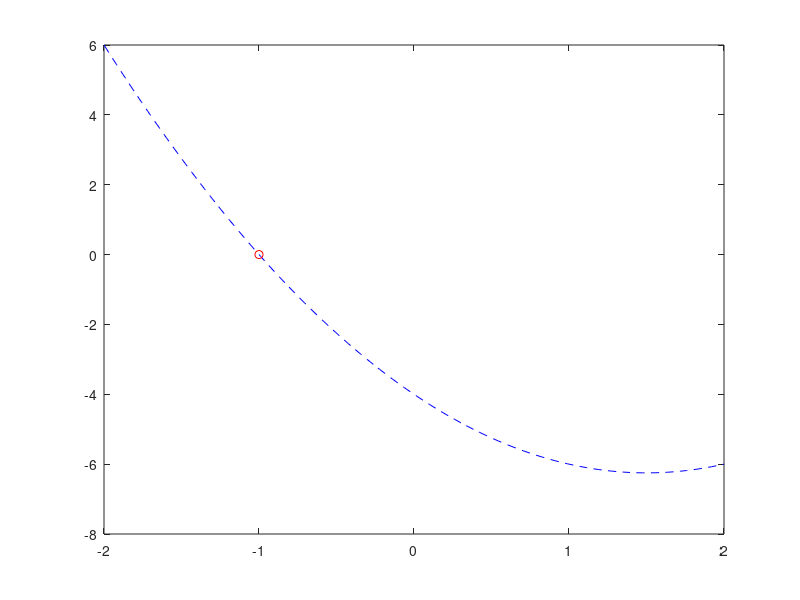

Source code (MATLAB): (Note: this script raises an error after producing the figure.)
clear all; clc; close all;
% fzero comando matlab parte con bisezione, 
% quando ha ridotto un po' l'intervallo parte con delle secanti.
% a volte localmente approssima la funzione con delle parabole.
% va in errore se la funzione non cambia segno in un intorno del punto
% dato (richiesto dalla bisezione)

x0 = -1;
x = linspace(-2,2,100);
f=@(x) x.^2-3*x-4;

[alpha, f_alpha, flags] = fzero(f, x0)

plot(x,f(x),'b--',alpha,0,'or');

%% Newton Complesso 

f=@(x) x^2-3*x+4; df =@(x) 2*x-3; 

tol=1.e-8; nmax=100; 
x0=-1+1i;

[zeroCplx,resCplx,niterCplx] = my_newton(f,df,x0,tol,nmax)